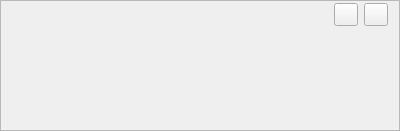
<?xml version="1.0" encoding="UTF-8"?>
<ui version="4.0">
 <class>ImageSliceClass</class>
 <widget class="QFrame" name="ImageSliceClass">
  <property name="geometry">
   <rect>
    <x>0</x>
    <y>0</y>
    <width>400</width>
    <height>131</height>
   </rect>
  </property>
  <property name="windowTitle">
   <string>StatisticsRegion</string>
  </property>
  <property name="frameShape">
   <enum>QFrame::StyledPanel</enum>
  </property>
  <property name="frameShadow">
   <enum>QFrame::Sunken</enum>
  </property>
  <layout class="QVBoxLayout" name="verticalLayout">
   <property name="spacing">
    <number>2</number>
   </property>
   <property name="topMargin">
    <number>2</number>
   </property>
   <property name="bottomMargin">
    <number>2</number>
   </property>
   <item>
    <layout class="QHBoxLayout" name="horizontalLayout">
     <item>
      <widget class="QWidget" name="colorBarHolder" native="true">
       <property name="sizePolicy">
        <sizepolicy hsizetype="MinimumExpanding" vsizetype="Preferred">
         <horstretch>0</horstretch>
         <verstretch>0</verstretch>
        </sizepolicy>
       </property>
      </widget>
     </item>
     <item>
      <widget class="QToolButton" name="minimizeButton">
       <property name="text">
        <string/>
       </property>
       <property name="icon">
        <iconset>
         <normaloff>:/images/statsMinimize.png</normaloff>:/images/statsMinimize.png</iconset>
       </property>
       <property name="checkable">
        <bool>true</bool>
       </property>
      </widget>
     </item>
     <item>
      <widget class="QToolButton" name="maximizeButton">
       <property name="text">
        <string/>
       </property>
       <property name="icon">
        <iconset>
         <normaloff>:/images/statsMaximize.png</normaloff>:/images/statsMaximize.png</iconset>
       </property>
       <property name="checkable">
        <bool>true</bool>
       </property>
      </widget>
     </item>
    </layout>
   </item>
   <item>
    <widget class="QWidget" name="regionInfoWidget" native="true">
     <layout class="QHBoxLayout" name="horizontalLayout_2">
      <property name="topMargin">
       <number>2</number>
      </property>
      <property name="rightMargin">
       <number>2</number>
      </property>
      <property name="bottomMargin">
       <number>2</number>
      </property>
      <item>
       <spacer name="horizontalSpacer_2">
        <property name="orientation">
         <enum>Qt::Horizontal</enum>
        </property>
        <property name="sizeHint" stdset="0">
         <size>
          <width>40</width>
          <height>20</height>
         </size>
        </property>
       </spacer>
      </item>
      <item>
       <widget class="QWidget" name="segmentHolder" native="true">
        <property name="sizePolicy">
         <sizepolicy hsizetype="Preferred" vsizetype="MinimumExpanding">
          <horstretch>0</horstretch>
          <verstretch>0</verstretch>
         </sizepolicy>
        </property>
       </widget>
      </item>
     </layout>
    </widget>
   </item>
  </layout>
 </widget>
 <layoutdefault spacing="6" margin="11"/>
 <resources/>
 <connections/>
</ui>
